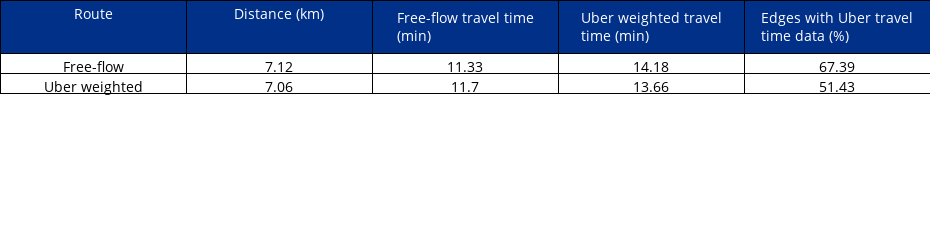

Here is the notebook cell this chart was saved with:
### Code cell
fig = go.Figure(data=[go.Table(
    header=dict(values=list(df_travel.columns),
                fill_color='#003087',
                line_color='Black',
                font=dict(color='white', size=14),
                align='center'),
    cells=dict(values= [df_travel['Route'], df_travel['Distance (km)'], df_travel['Free-flow travel time (min)'], df_travel['Uber weighted travel time (min)'],  df_travel['Edges with Uber travel time data (%)']],
               fill_color='white',
               line_color='Black',
               font=dict(color='Black', size=14),
               align='center'))
])
fig.update_layout(margin=dict(l=0,r=0,b=0,t=0), width=930, height=93)

### Figure 1 — Plotly figure (JSON) as saved in the notebook; plotly's stock layout.template omitted (floating-point values rounded to 4 significant figures)
{"data": [{"cells": {"align": "center", "fill": {"color": "white"}, "font": {"color": "Black", "size": 14}, "line": {"color": "Black"}, "values": [["Free-flow", "Uber weighted"], [7.12, 7.06], [11.33, 11.7], [14.18, 13.66], [67.39, 51.43]]}, "header": {"align": "center", "fill": {"color": "#003087"}, "font": {"color": "white", "size": 14}, "line": {"color": "Black"}, "values": ["Route", "Distance (km)", "Free-flow travel time (min)", "Uber weighted travel time (min)", "Edges with Uber travel time data (%)"]}, "type": "table"}], "layout": {"height": 93, "margin": {"b": 0, "l": 0, "r": 0, "t": 0}, "width": 930}}
